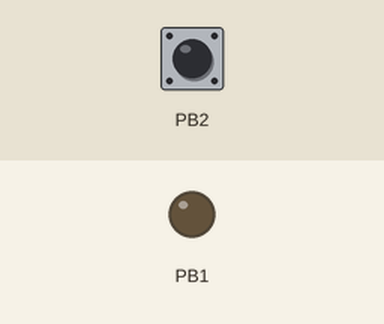
The sketch below on a simulated ATtiny85, built with avr-gcc and run on an emulated ATtiny85. On the bench: output pins drawn as LEDs (lit = HIGH). Inputs (shaded band) come from the test bench; at power-on: PB2 HIGH.

Above: at 0.1 s.
At 16.8 s:
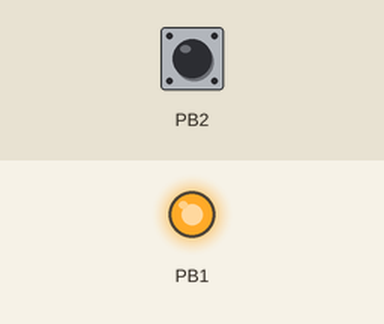
Timing chart, 0 to 18.3 s (numbered marks = the images above):
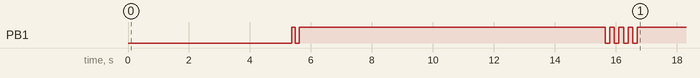

The sketch:

av-edr.ino
```cpp
// recon/av-edr - Tier 2
//
// Which endpoint security is watching this host, and is it actually running.
//
// Product-state bitmask in SecurityCenter2 is 0x10(16) for disabled,
// 0x00 for on and up to date. Worth knowing before you trust a blank.
//
// Read-only, no persistence, nothing left behind except the text file named in
// R_OUT. Output lands in C:\Users\Public\ds-recon\ on the target.

#include <duck.h>

// PROGMEM: this string must live in flash, not SRAM. The ATtiny85 has 512
// bytes of RAM and this script is far larger than that.
static const char S[] PROGMEM =
    R_MKDIR
    "'=== REGISTERED AV (SecurityCenter2) ==='"
    "Get-CimInstance -Namespace root/SecurityCenter2 -ClassName AntiVirusProduct -EA 0|Select displayName,productState,pathToSignedProductExe|Format-List"
    "'=== CANDIDATE EDR SERVICES ==='"
    "Get-Service -EA 0|Where-Object {$_.DisplayName -match 'defender|sentinel|carbon|crowdstrike|falcon|sophos|cylance|mcafee|norton|kaspersky|eset|trend micro|avast|bitdefender|wdfilter|fireeye|panther|falcon|attackiq'}|Select Status,StartType,DisplayName|Format-Table -Auto|Out-String -Width 200"
    "'=== CANDIDATE EDR PROCESSES ==='"
    "Get-Process -EA 0|Where-Object {$_.ProcessName -match 'MsMpEng|WdFilter|SentinelOne|CSfLAgent|SentinelAgent|carbon|CylanceSvc|SophosUI|avp|ccSvc|ekrn|fshoster|CylanceSvc'}|Select ProcessName,Id|Format-Table -Auto|Out-String"
    R_OUT("av-edr.txt")
    R_SHOW("av-edr.txt");

void setup() {
  duckBegin();
  ledPulse(2, 120, 120);
  recon(S);
  ledPulse(4, 150, 150);
}

void loop() {}
```
